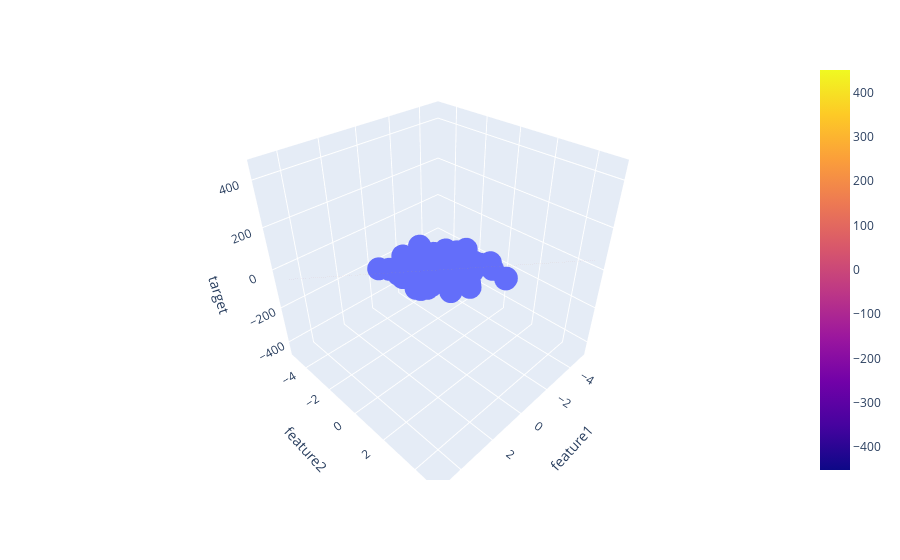

The cell this chart's notebook holds for it:
### Code cell
fig = px.scatter_3d(df, x='feature1', y='feature2', z = 'target')

fig.add_trace(go.Surface(x=x,y=y,z=z))
fig.show()
